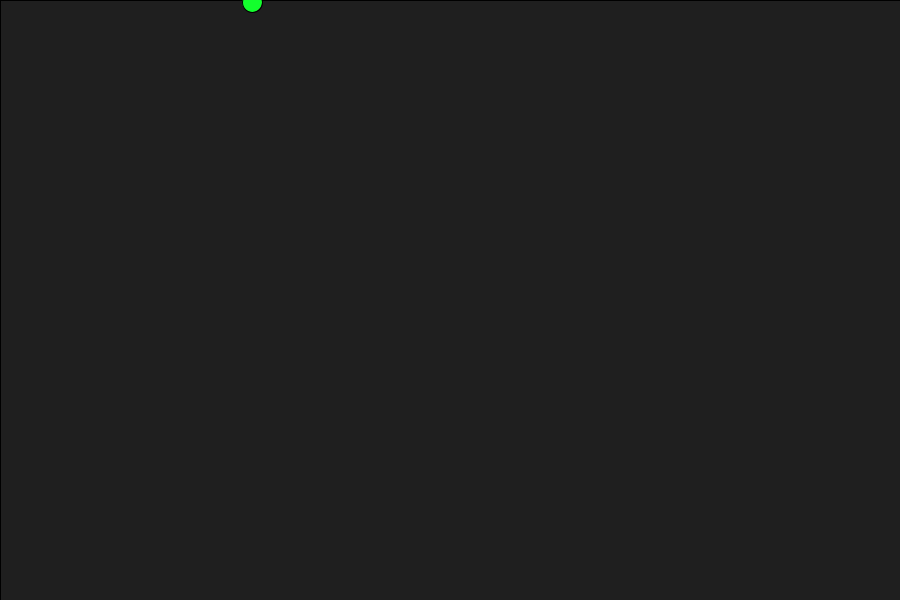
Frame 1 (no input)
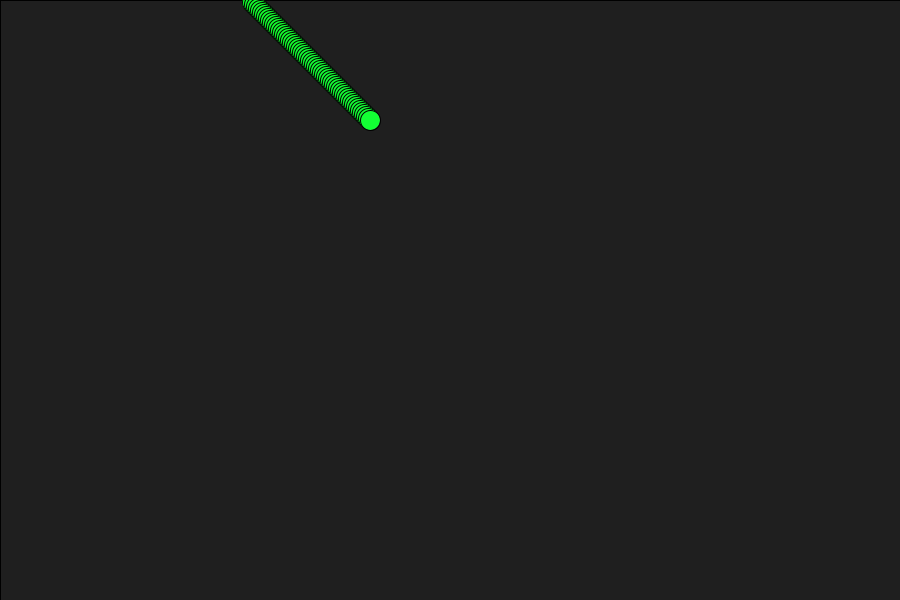
Frame 60 (the mouse pressed at the canvas centre just before this capture)
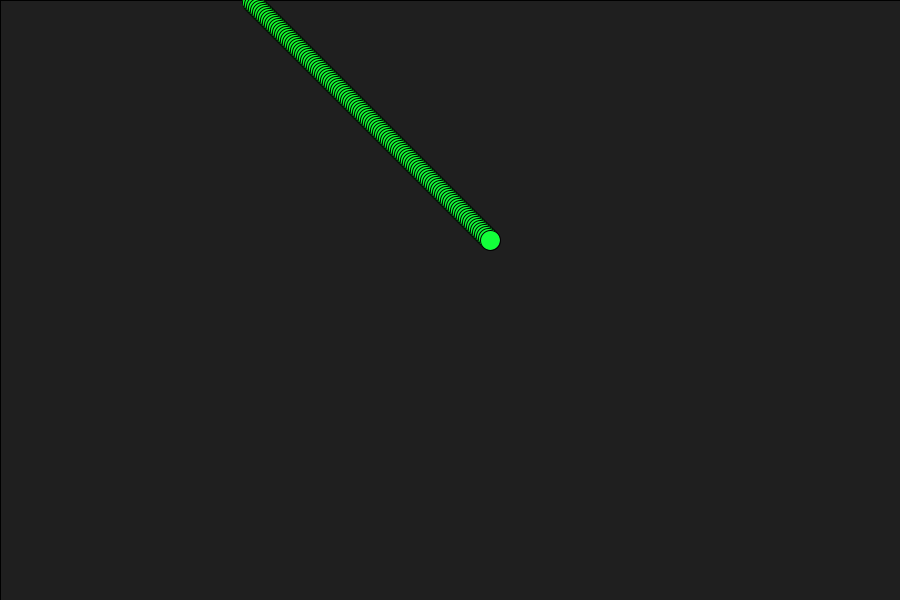
Frame 120 (the mouse held since frame 60 and released just before this capture)

The Processing sketch that drew these frames (run headless with seeded random() and noise(); from frame 60 on, the mouse is pressed at the canvas centre):

// Processing sketch: processing_50711
// ── processing_50711.pde

int ellipsePath;
int direction;
int ydirection;
int yellipsePath;



void setup(){
  size(900,600);
  //noStroke();
  smooth();
  background(0);
  fill(80,100);
  rect(0,0,900,600);
  //fill(direction-700,ydirection-400,ellipsePath-700);
  ellipsePath=250;
  direction = 2;
  ydirection =2;
  yellipsePath=0;
  //println( x + + y );
 
   
}

void draw(){
  ellipsePath+=direction; //ellipsePath = ellipsePath + direction
  yellipsePath+=ydirection;
  if(ellipsePath > 900){
    direction= -2;
  }
  if(ellipsePath<0){
    direction=+2;
  }
  if(yellipsePath<0){
    ydirection=+2;
  }
  if(yellipsePath>600){
    ydirection=-2;
  }
  fill(hour()*6.5,minute()*6.5,second()*6.5);
  ellipse(ellipsePath, yellipsePath, 20, 20);
  
}
